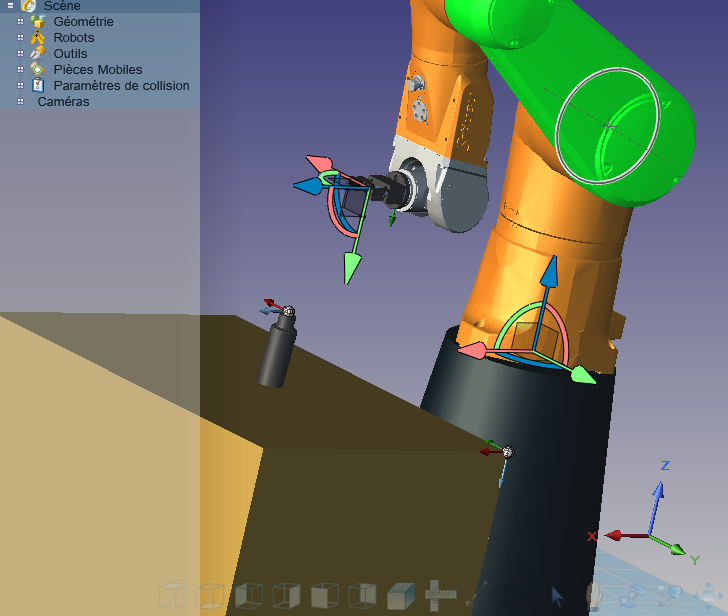
#> input picture Environnement SRS/Cell2_tables/CAD/Cell2_tables.png, 728 x 616 px, given in place of the camera
$ python camera_telephone_v1.py
#> lines starting #> are read from the running program, lines starting #| are printed output that depends on the picture; after the words box and inside, x2 and y2 are one past the last pixel; in counts of white or black regions, pixels touching at a corner belong together
#> further down, frame is the input picture: shape (616, 728, 3); mean B, G, R 105.1, 118.4, 115.2
#from pypylon import pylon
#import urllib.request

import cv2
import numpy as np

#URL = "http://192.168.200.173:8080/video" #URL pour utiliser la camera du téléphone
capture  = cv2.VideoCapture(0)

def changeRes(frame,scale ):
#> called with scale = 0.25
   hauteur = int(frame.shape[1]*scale)
#> hauteur = 182
   largeur = int(frame.shape[0]*scale)
#> largeur = 154
   dimensions = (hauteur,largeur)
#> dimensions = (182, 154)
   return cv2.resize ( frame, dimensions ,1 ,1 ,interpolation=cv2.INTER_AREA)
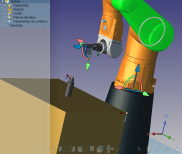
#> returned value: shape (154, 182, 3); mean of channels 0, 1, 2 105.1, 118.4, 115.2; drawn as B, G, R

def empty(a):
    pass

cv2.namedWindow("Slider")
cv2.resizeWindow("Slider", 640,270)
cv2.createTrackbar("Hue Min","Slider",17,179,empty)
cv2.createTrackbar("Hue Max","Slider",77,179,empty)
cv2.createTrackbar("Sat Min","Slider",37,255,empty)
cv2.createTrackbar("Sat Max","Slider",255,255,empty)
cv2.createTrackbar("Val Min","Slider",4,255,empty)
cv2.createTrackbar("Val Max","Slider",255,255,empty)


while True:
    # Take each frame
    _, frame = capture.read()
    rezise = changeRes(frame,0.25)
    #canny = cv2.Canny(resize, 150, 200)


    H_min = cv2.getTrackbarPos("Hue Min", "Slider")
    H_max = cv2.getTrackbarPos("Hue Max", "Slider")
    S_min = cv2.getTrackbarPos("Sat Min", "Slider")
    S_max = cv2.getTrackbarPos("Sat Max", "Slider")
    V_min = cv2.getTrackbarPos("Val Min", "Slider")
    V_max = cv2.getTrackbarPos("Val Max", "Slider")


    lower = np.array([H_min,S_min,V_min])
    upper = np.array([H_max,S_max,V_max])

    hsv = cv2.cvtColor(rezise, cv2.COLOR_BGR2HSV)
#> hsv: shape (154, 182, 3); mean H, S, V 75.3, 97.3, 142.5
    mask = cv2.inRange(hsv, lower, upper)
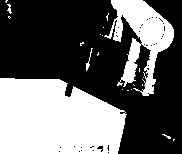
#> mask: shape (154, 182); 39.6% white; 21 white regions (17 under 20 px), largest, box (x1, y1, x2, y2) and area: (0, 78, 127, 154) 8079, (104, 0, 174, 96) 2888, (86, 48, 93, 71) 39, (7, 4, 12, 14) 25

    #removing noise
    #mask = cv2.morphologyEx(mask, cv2.MORPH_CLOSE, kernel)
    #mask = cv2.morphologyEx(mask, cv2.MORPH_OPEN, kernel)

    segmented_img = cv2.bitwise_and(rezise, rezise, mask=mask)
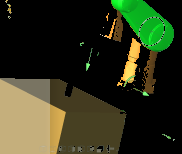
#> segmented_img: shape (154, 182, 3); mean B, G, R 27.3, 51.2, 46.5


    cv2.imshow('mask',mask)
    cv2.imshow('res',segmented_img)
    cv2.imshow('Telephone', rezise)
    cv2.imshow('hsv', hsv)

    #Pour terminer le prgrm
    q = cv2.waitKey(1)
#> (key Esc is pressed here)
    if q == ord("a"):
        break

capture.release()
cv2.destroyAllWindows()


"""
kernel = np.ones((5,5),np.uint8)

lower_Yellow = np.array([20, 80, 80])
upper_Yellow = np.array([30, 255, 255])

lower_blue = np.array([110,50,50])
upper_blue = np.array([130,255,255])

lower_green = np.array([50, 20, 20])
upper_green = np.array([100, 255, 255])

lower_red = np.array([0, 100, 120])
upper_red = np.array([10, 255, 255])
"""


"""
camera = pylon.InstantCamera(pylon.TlFactory.GetInstance().CreateFirstDevice())
camera.Open()

new_width = camera.Width.GetValue() - camera.Width.GetInc()
if new_width >= camera.Width.GetMin():
    camera.Width.SetValue(new_width)

numberOfImagesToGrab = 100
camera.StartGrabbingMax(numberOfImagesToGrab)

while camera.IsGrabbing():
    grabResult = camera.RetrieveResult(5000, pylon.TimeoutHandling_ThrowException)

    if grabResult.GrabSucceeded():
        # Access the image data.
        print("SizeX: ", grabResult.Width)
        print("SizeY: ", grabResult.Height)
        img = grabResult.Array
        print("Gray value of first pixel: ", img[0, 0])

    grabResult.Release()
camera.Close()
"""
